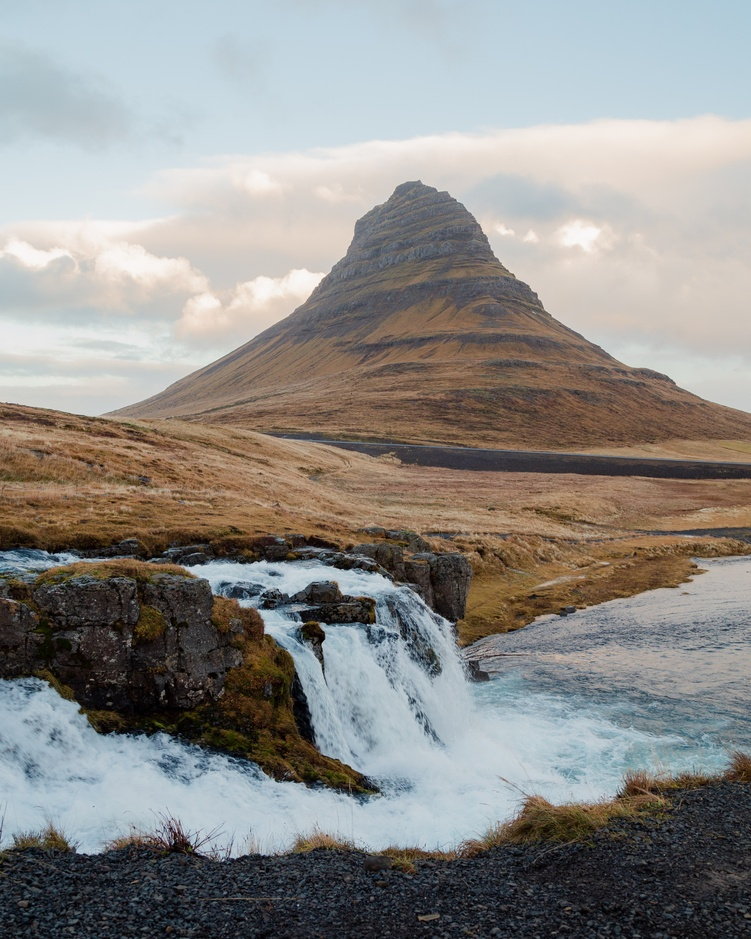
#> input picture Images/image1.jpg, 751 x 939 px, shrunk from 3458 x 4322 before the run, found by its file name
$ jupyter execute 'Ex 6.ipynb'   (older library calls are emulated)
#> lines starting #> are read from the running program, lines starting #| are printed output that depends on the picture
[cell 1]
# Write a python program to sharpen an image to perform the
# following

[cell 2]
# a. Using sharpening Mask
import cv2
import matplotlib.pyplot as plt
import numpy as np
path = r'/home/hansel/ip/Images/image1.jpg'
img = cv2.imread(path)
#> img is the input picture: shape (939, 751, 3); mean B, G, R 137.5, 140.7, 142.5
filter=np.array([[-1,-1,-1],
                     [-1,9,-1],
                     [-1,-1,-1]])
sharpen_img=cv2.filter2D(img,-1,filter)
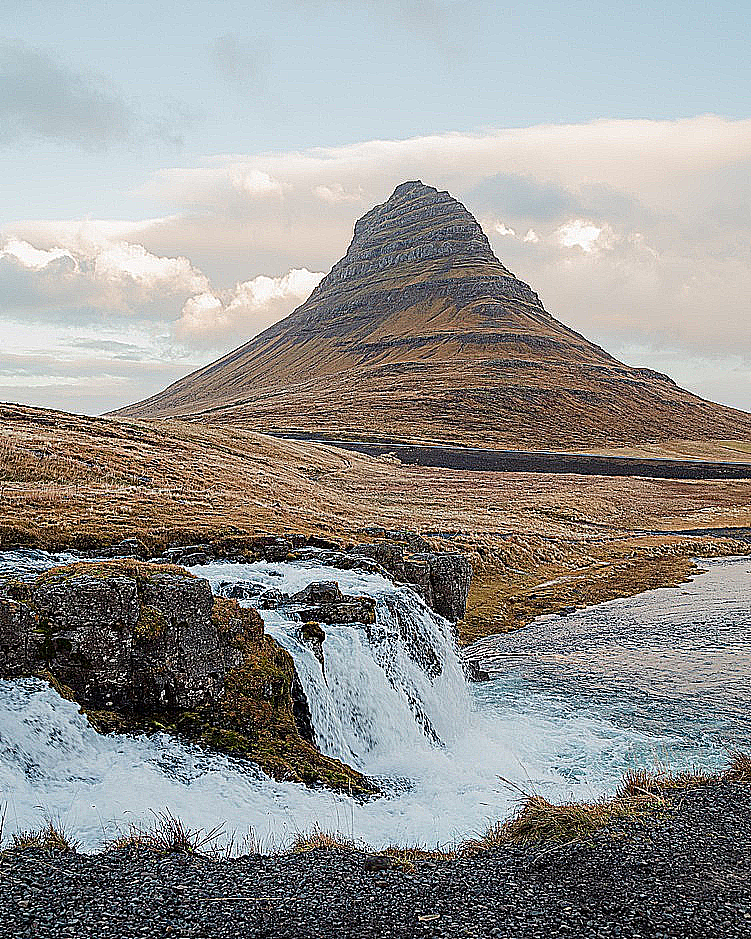
#> sharpen_img: shape (939, 751, 3); mean B, G, R 144.1, 146.7, 147.8
plt.subplot(121),plt.title("Original"),plt.imshow(img)
plt.subplot(122),plt.title("sharpen image"),plt.imshow(sharpen_img)
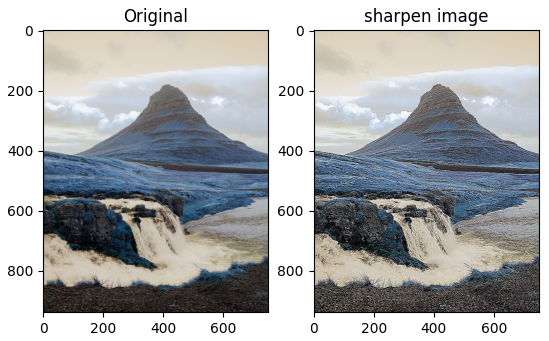
#> figure drawn by matplotlib, 2 panels; B, G, R data is drawn as R, G, B

[cell 3]
# b. 2-D laplacian high pass filter in spatial domain
import cv2
import numpy as np
import matplotlib.pyplot as plt
path = r'/home/hansel/ip/Images/image1.jpg'
img = cv2.imread(path,0)
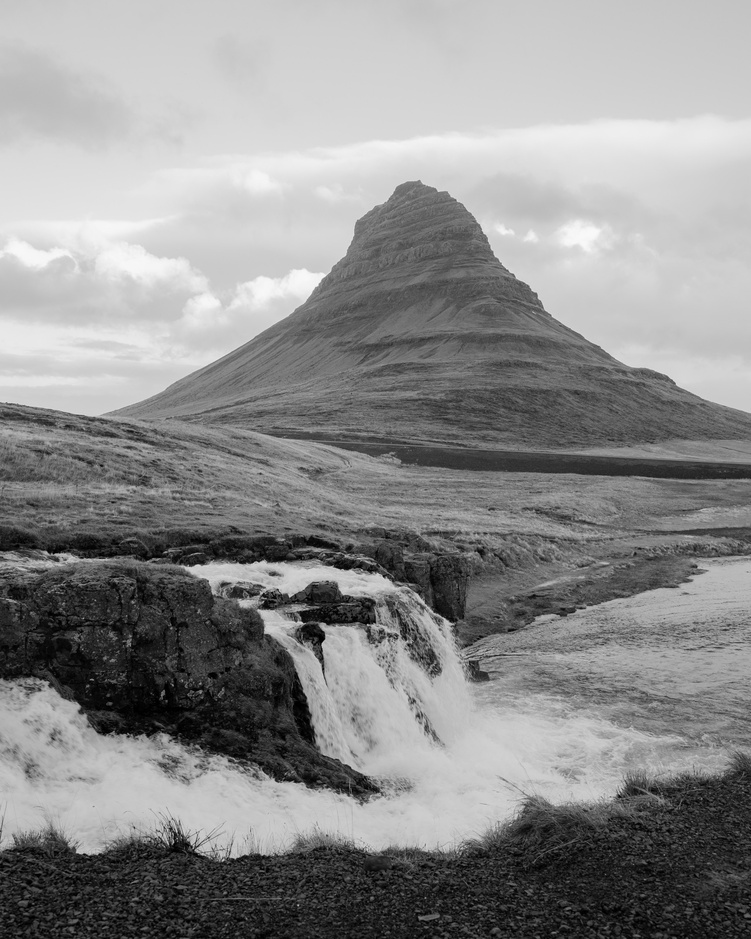
#> img: shape (939, 751); min 0, max 249, mean 140.9
kernel1=np.array([[0,0,0],
                  [0,1,0],
                  [0,0,0]])
blur=cv2.filter2D(img,-1,kernel1)
laplacian=cv2.Laplacian(blur,5,cv2.CV_64F)
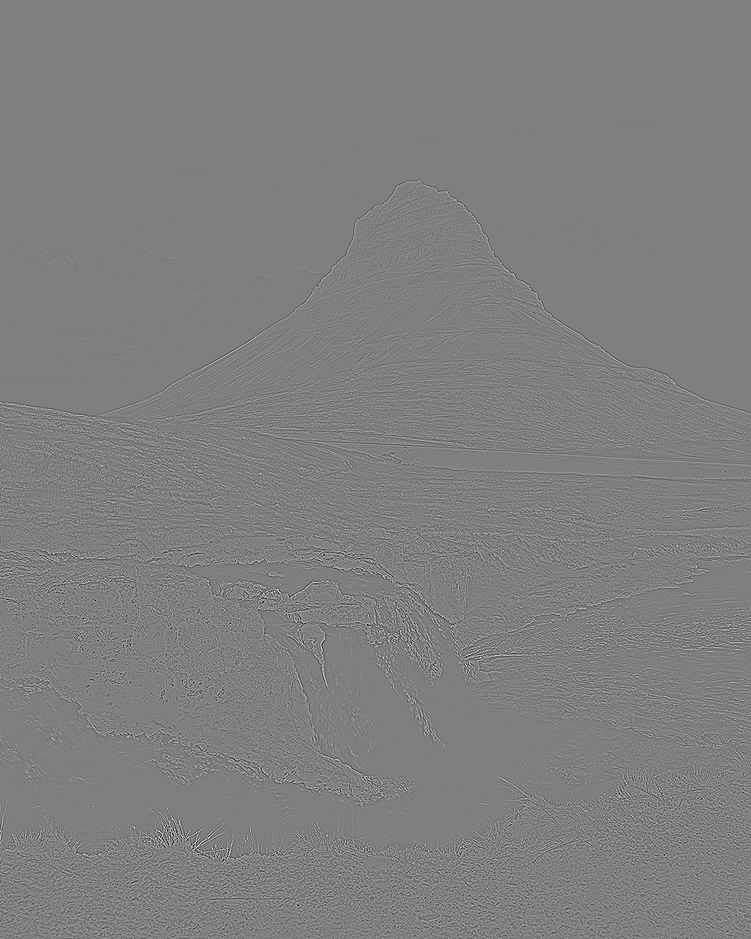
#> laplacian: shape (939, 751) float32; min -345, max 345, mean 0; drawn with min black and max white
filtered_image=cv2.convertScaleAbs(laplacian)
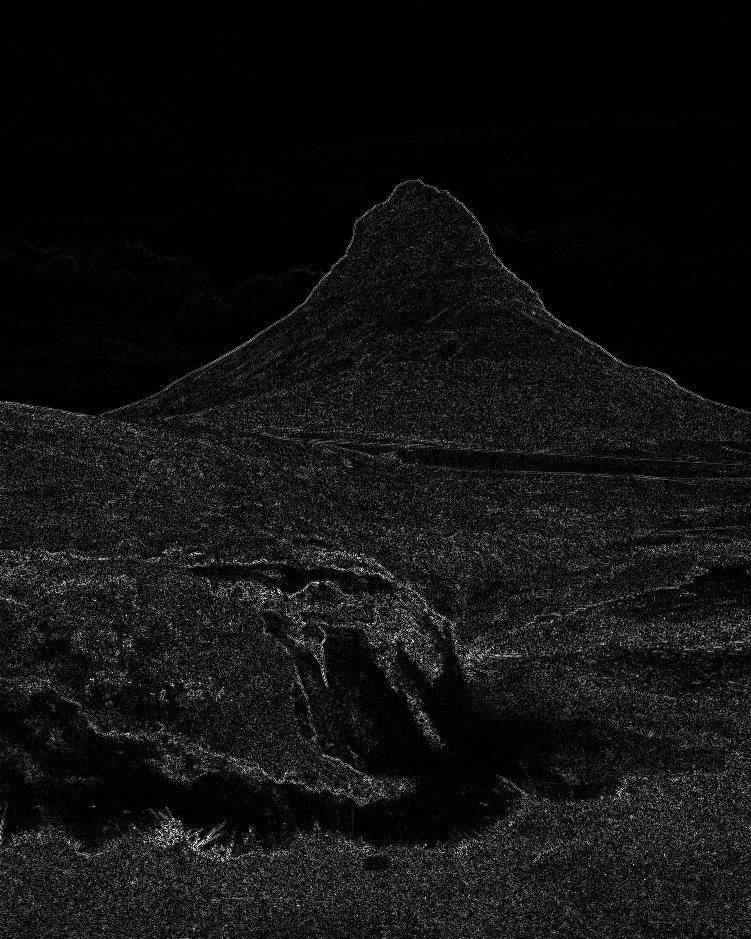
#> filtered_image: shape (939, 751); min 0, max 255, mean 17.8
plt.figure(figsize=(4,5))
plt.imshow(filtered_image,cmap="gray")
plt.title('laplacian')
plt.show()

$ run again, with Images/image2.jpg copied over Images/image1.jpg
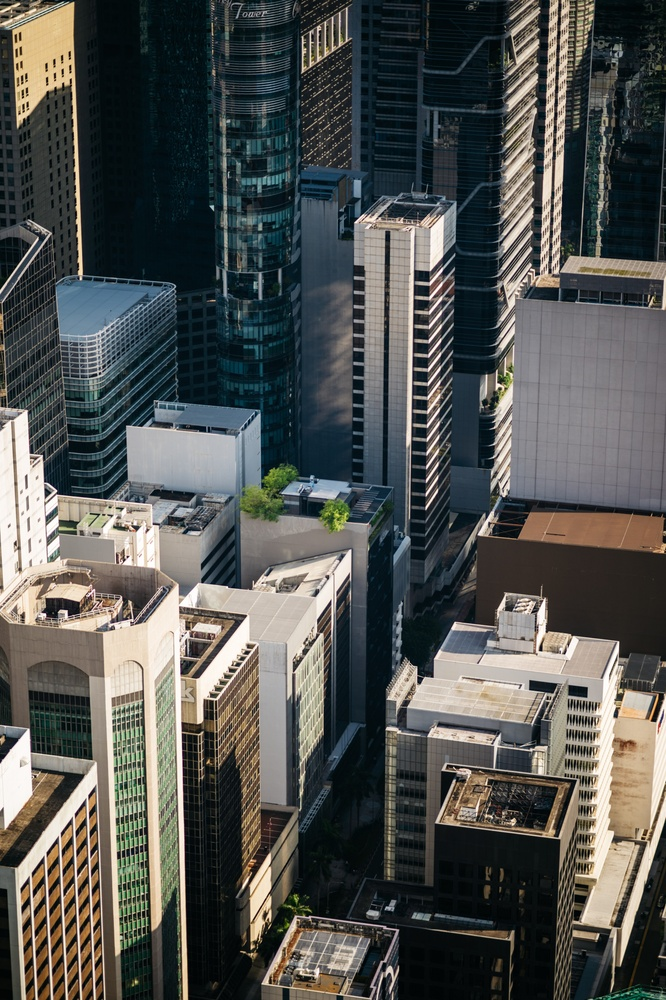
#> input picture Images/image2.jpg, 666 x 1000 px, shrunk from 3016 x 4528 before the run, found by its file name
#> img is the input picture: shape (1000, 666, 3); mean B, G, R 81, 83.9, 82.2
#> img: shape (1000, 666)
#> `laplacian=cv2.Laplacian(blur,5,cv2.CV_64F)`:
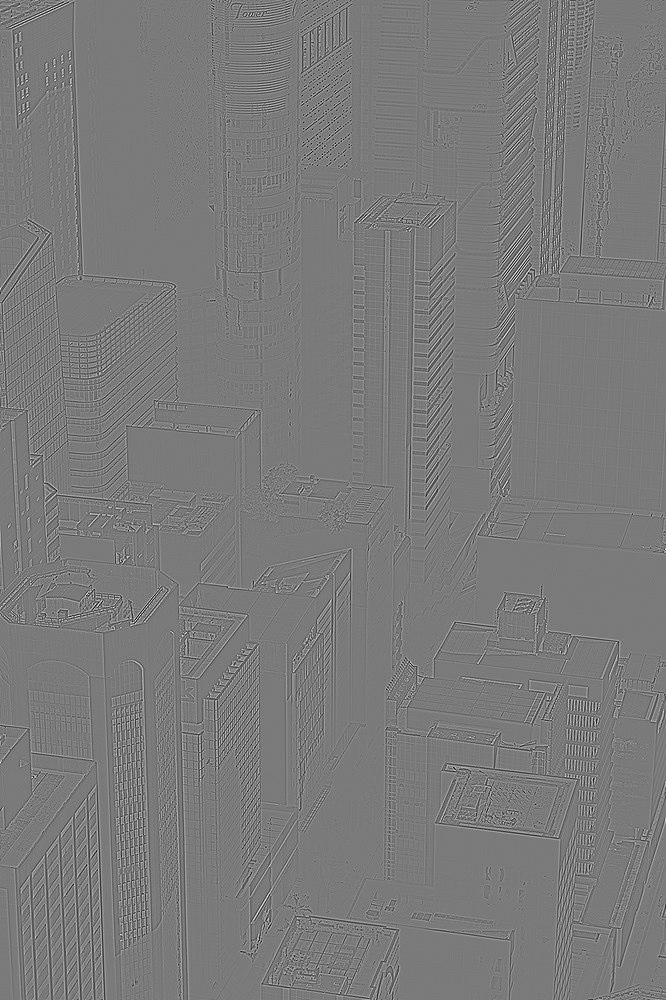
#> laplacian: shape (1000, 666) float32; min -437, max 471, mean 0; drawn with min black and max white
#> `filtered_image=cv2.convertScaleAbs(laplacian)`:
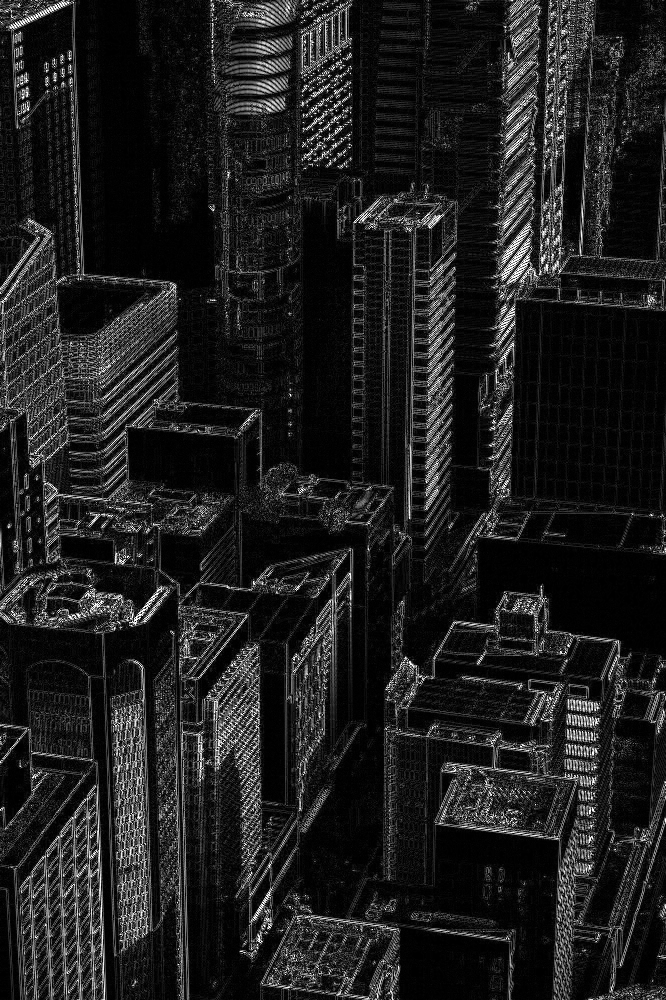
#> filtered_image: shape (1000, 666); min 0, max 255, mean 30.7

$ run again, with Images/image3.jpg copied over Images/image1.jpg
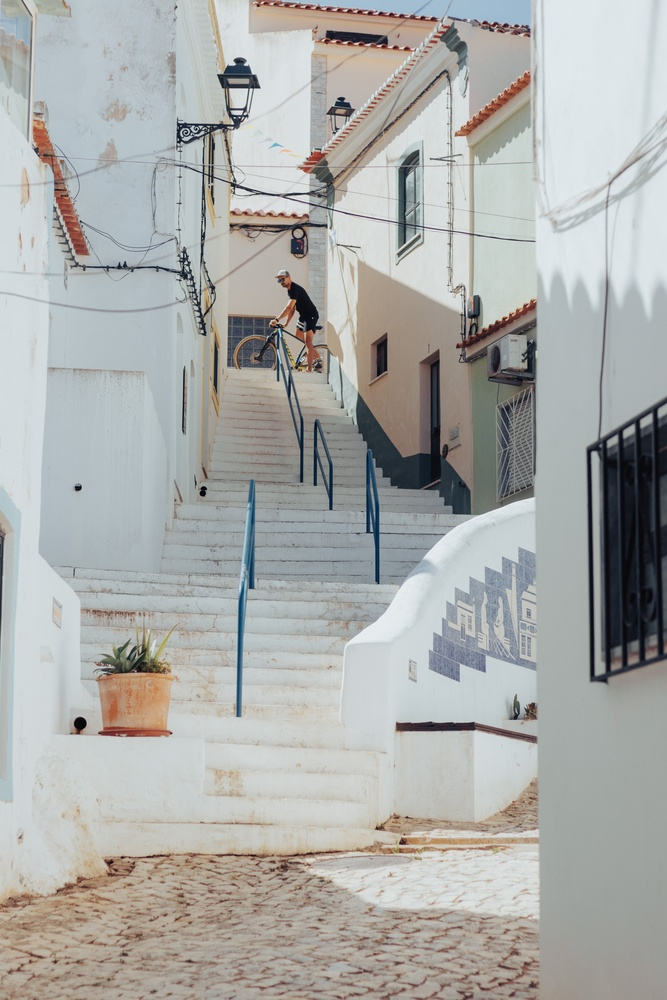
#> input picture Images/image3.jpg, 667 x 1000 px, shrunk from 4000 x 6000 before the run, found by its file name
#> img is the input picture: shape (1000, 667, 3); mean B, G, R 169.8, 172.2, 171.1
#> img: shape (1000, 667)
#> `laplacian=cv2.Laplacian(blur,5,cv2.CV_64F)`:
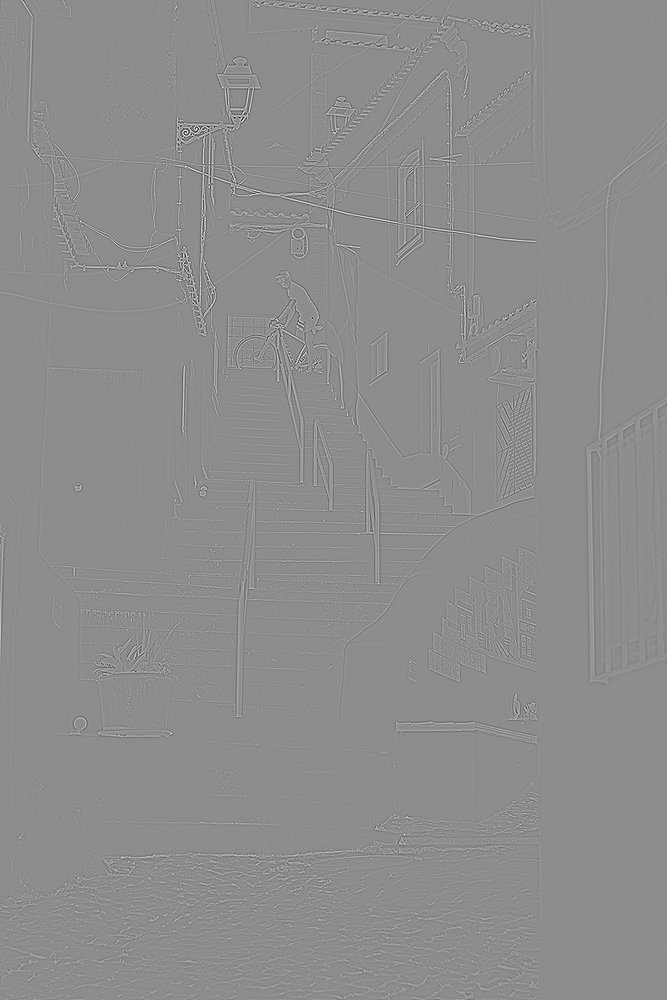
#> laplacian: shape (1000, 667) float32; min -469, max 378, mean 0; drawn with min black and max white
#> `filtered_image=cv2.convertScaleAbs(laplacian)`:
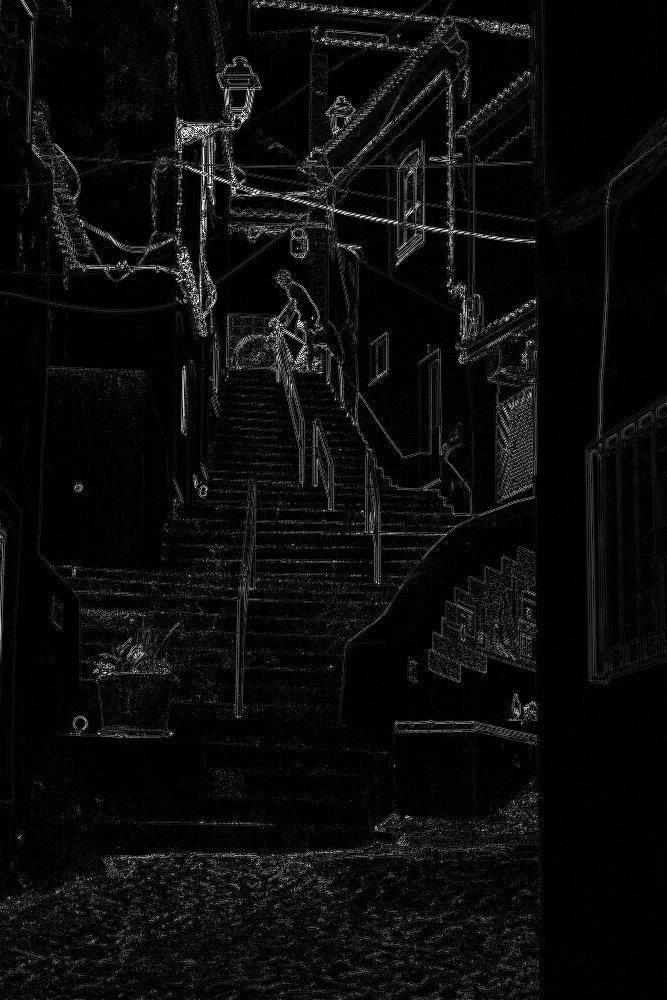
#> filtered_image: shape (1000, 667); min 0, max 255, mean 12

$ run again, with Images/image4.jpg copied over Images/image1.jpg
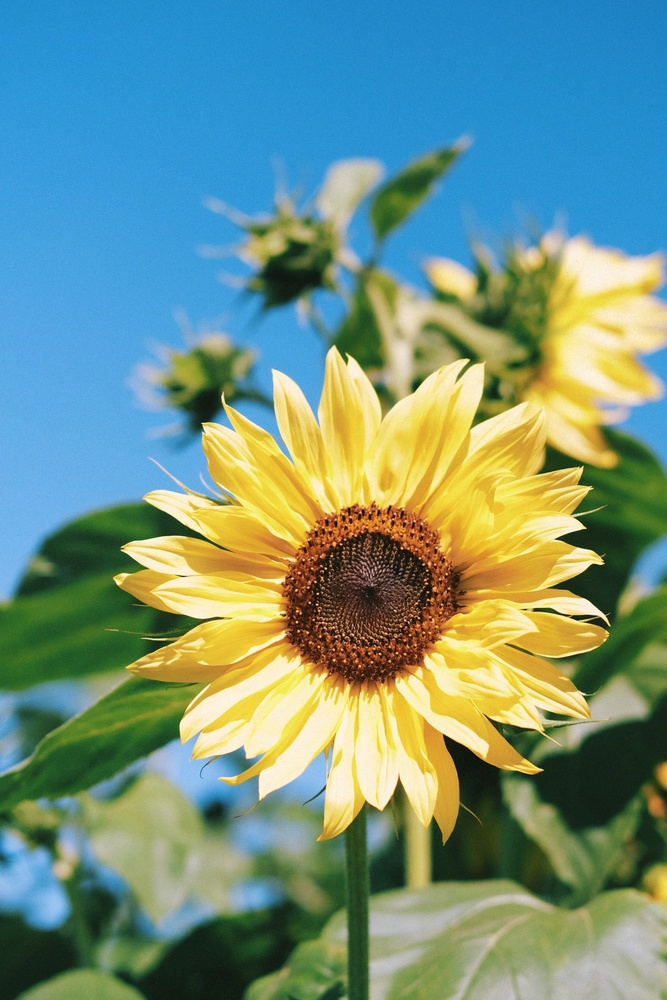
#> input picture Images/image4.jpg, 667 x 1000 px, shrunk from 3328 x 4992 before the run, found by its file name
#> img is the input picture: shape (1000, 667, 3); mean B, G, R 130.8, 147.4, 113.9
#> img: shape (1000, 667)
#> `laplacian=cv2.Laplacian(blur,5,cv2.CV_64F)`:
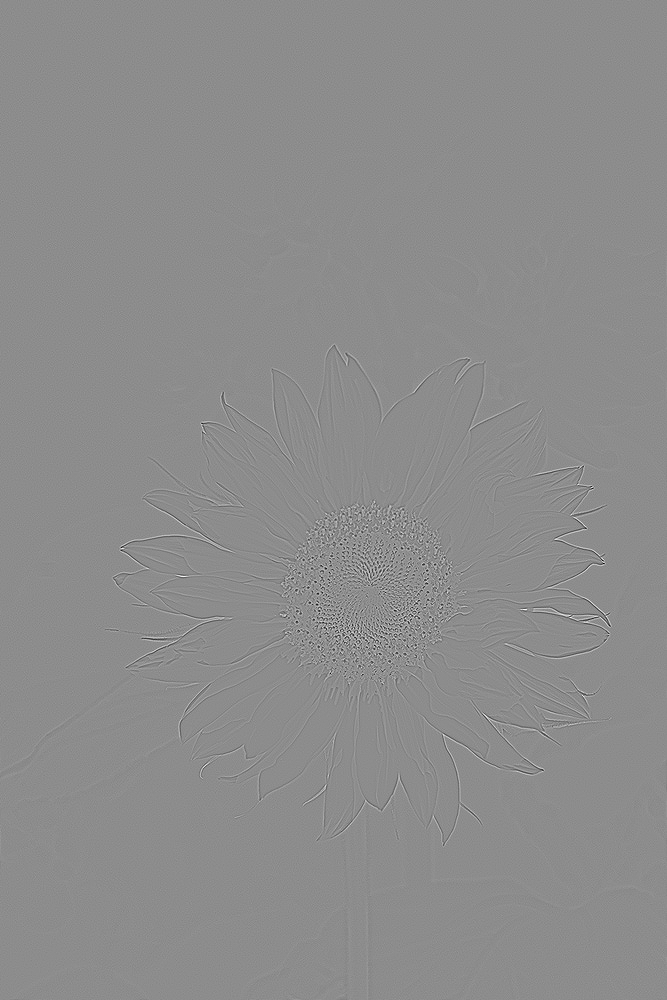
#> laplacian: shape (1000, 667) float32; min -404, max 328, mean 0; drawn with min black and max white
#> `filtered_image=cv2.convertScaleAbs(laplacian)`:
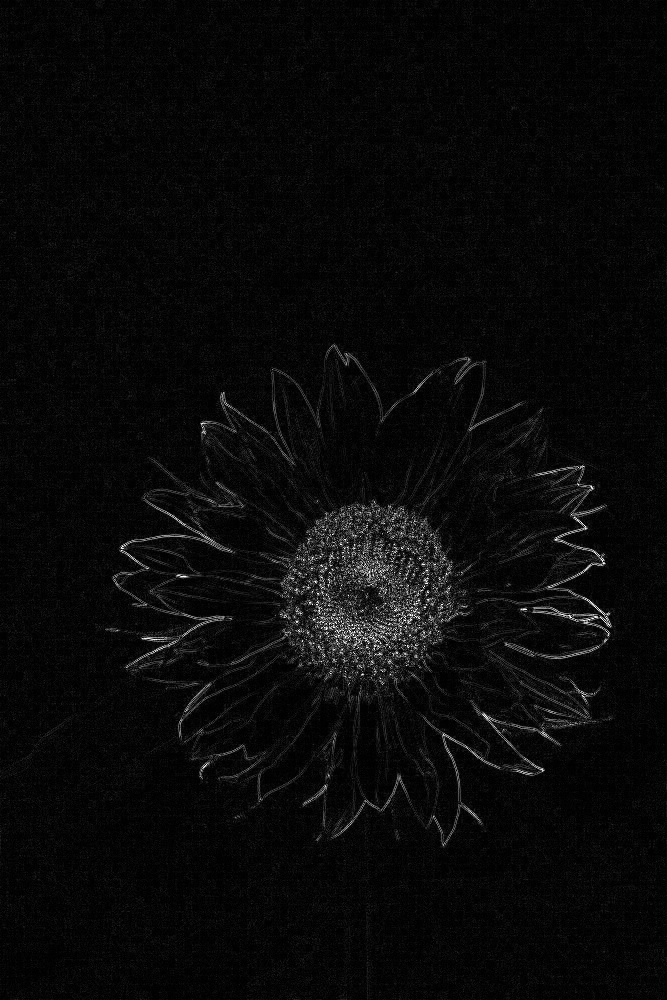
#> filtered_image: shape (1000, 667); min 0, max 255, mean 9.6
